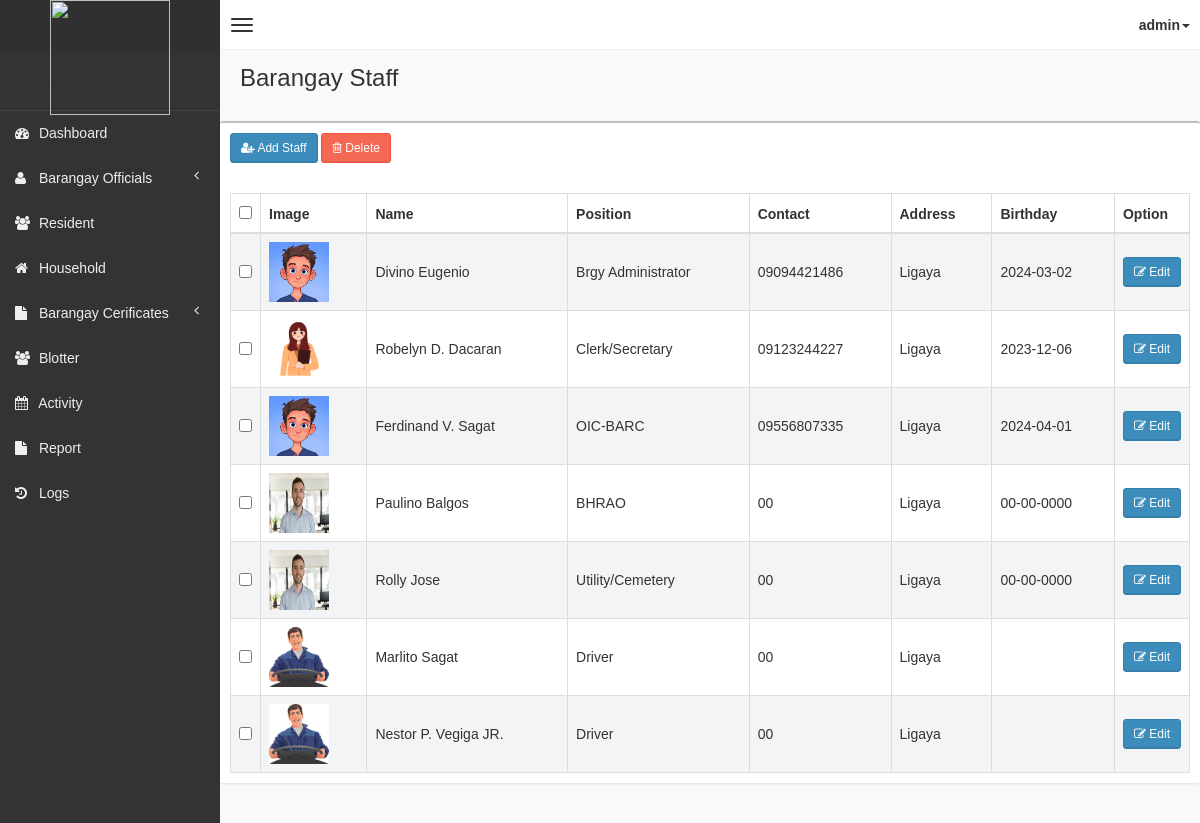
/pages/kawani/kawani.php (signed in), run on the app's committed database.
### tables this page shows
CREATE TABLE `tblkawani` (
  `id` int(11) NOT NULL,
  `fname` varchar(200) NOT NULL,
  `mname` varchar(200) NOT NULL,
  `lname` varchar(100) NOT NULL,
  `position` varchar(200) NOT NULL,
  `contact` varchar(20) NOT NULL,
  `address` varchar(200) NOT NULL,
  `bday` varchar(20) NOT NULL,
  `image` text NOT NULL
);

### pages/kawani/kawani.php (the view, shortened to what this page needs)
<!DOCTYPE html>
<body>
    <?php
    if (!isset($_SESSION['role'])) {
        header("Location: ../../login.php");
    } else {
        include('../head_css.php');
    }
    ?>
    <body class="skin-black">
        <?php
        include "../connection.php";
        ?>
        <?php include('../header.php'); ?>
        <div class="wrapper row-offcanvas row-offcanvas-left">
            <?php include('../sidebar-left.php'); ?>
            <aside class="right-side">
                <section class="content-header">
                    <h1>
                        Barangay Staff
                    </h1>
                </section>
                <?php
                if (!isset($_GET['resident'])) {
                ?>
                    <section class="content">
                        <div class="row">
                            <div class="box">
                                <div class="box-header">
                                    <div style="padding:10px;">
                                        <button class="btn btn-primary btn-sm" data-toggle="modal" data-target="#addCourseModal"><i class="fa fa-user-plus" aria-hidden="true"></i> Add Staff</button>
                                        <?php
                                        if (!isset($_SESSION['staff'])) {
                                        ?>
                                            <button class="btn btn-danger btn-sm" data-toggle="modal" data-target="#deleteModal"><i class="fa fa-trash-o" aria-hidden="true"></i> Delete</button>
                                        <?php
                                        }
                                        ?>
                                    </div>
                                </div>
                                <div class="box-body table-responsive">
                                    <form method="post" enctype="multipart/form-data">
                                        <table id="table" class="table table-bordered table-striped">
                                            <thead>
                                                <tr>
                                                    <th style="width: 20px !important;"><input type="checkbox" name="chk_delete[]" class="cbxMain" onchange="checkMain(this)" /></th>
                                                    <th>Image</th>
                                                    <th>Name</th>
                                                    <th>Position</th>
                                                    <th>Contact</th>
                                                    <th>Address</th>
                                                    <th>Birthday</th>
                                                    <th style="width: 40px !important;">Option</th>
                                                </tr>
                                            </thead>
                                            <tbody>
                                                <?php
                                                if (!isset($_SESSION['staff'])) {
                                                    $squery = mysqli_query($con, "SELECT id, fname, mname, lname, position, contact, address, bday, image FROM  tblkawani");
                                                    while ($row = mysqli_fetch_array($squery)) {
                                                        echo '
                                                <tr>
                                                    <td><input type="checkbox" name="chk_delete[]" class="chk_delete" value="' . $row['id'] . '" /></td>
                                                    <td><img src="image/' . $row['image'] . '" style="width:60px;height:60px;"/></td>
                                                    <td>' . $row['fname'] . ' ' . $row['mname'] . ' ' . $row['lname'] . '</td>
                                                    <td>' . $row['position'] . '</td>
                                                    <td>' . $row['contact'] . '</td>
                                                    <td>' . $row['address'] . '</td>
                                                    <td>' . $row['bday'] . '</td>
                                                    <td><button class="btn btn-primary btn-sm" data-target="#editModal' . $row['id'] . '" data-toggle="modal"><i class="fa fa-pencil-square-o" aria-hidden="true"></i> Edit</button></td>
                                                </tr>
                                                ';
                                                    }
                                                }
                                                ?>
                                            </tbody>
                                        </table>
                                    </form>
                                </div>
                            </div>
                        </div>
                    </section>
                <?php
                }
                ?>
            </aside>
        </div>
    </body>
    </html>

### pages/head_css.php (shortened to what this page needs)
<head>
    <link href="../../css/bootstrap.min.css" rel="stylesheet" type="text/css" />
    <link href="../../css/font-awesome.min.css" rel="stylesheet" type="text/css" />
    <link href="../../css/ionicons.min.css" rel="stylesheet" type="text/css" />
    <link href="../../js/morris/morris-0.4.3.min.css" rel="stylesheet" type="text/css" />
    <link href="../../css/AdminLTE.css" rel="stylesheet" type="text/css" />
    <link href="../../css/datatables/dataTables.bootstrap.css" rel="stylesheet" type="text/css" />
    <link href="../../css/select2.css" rel="stylesheet" type="text/css" />
</head>

### pages/header.php (shortened to what this page needs)
<?php
echo '<header class="header">
        <div class = "logo-container">
         <a href="#" class="logo">
         <img src="../../img/north.png" width="120" height="115">
         </a>
         </div>
         <nav class="navbar navbar-static-top" role="navigation">
             <a href="#" class="navbar-btn sidebar-toggle" data-toggle="offcanvas" role="button">
                 <span class="sr-only">Toggle navigation</span>
                 <span class="icon-bar"></span>
                 <span class="icon-bar"></span>
                 <span class="icon-bar"></span>
             </a>
             <div class="navbar-right">
                 <ul class="nav navbar-nav">
                     <li class="dropdown user user-menu">
                         <a href="#" class="dropdown-toggle" data-toggle="dropdown">
                             <i class="glyphicon glyphicon-user"></i><span>' . $_SESSION['username'] . '<i class="caret"></i></span>
                         </a>
                         <ul class="dropdown-menu">
                             <li class="user-header bg-light-blue">
                                <a href="#" id="profile-link">
                                    <p style="color: white">
                                        Profile
                                    </p>
                                </a>
                            </li>
                             <li class="user-footer">
                                 <div class="pull-center">
                                     <center><a href="../../logout.php" class="btn btn-default btn-flat">Sign out</a></center>
                                 </div>
                             </li>
                         </ul>
                     </li>
                 </ul>
             </div>
         </nav>
     </header>'; ?>

### pages/sidebar-left.php (shortened to what this page needs)
<?php
echo '<aside class="left-side sidebar-offcanvas">
    <section class="sidebar">
        <div class="user-panel">
        <div>
            <div class="pull-left info">
                <h4>Hello, ' . $_SESSION['role'] . '</h4>
            </div>
        </div>
        </div>
        ';
if ($_SESSION['role'] == "Administrator") {
    echo '<ul class="sidebar-menu">
                            <li>
                                <a href="../dashboard/dashboard.php">
                                    <i class="fa fa-dashboard"></i> <span>Dashboard</span>
                                </a>
                            </li>
                            <li class="treeview">
                            <a href="#">
                                <i class="fa fa-user"></i>
                                <span>Barangay Officials</span>
                                <i class="fa fa-angle-left pull-right"></i>
                            </a>
                            <li>
                            <a href="../resident/resident.php">
                                <i class="fa fa-users"></i> <span>Resident</span>
                            </a>
                        </li>
                            <li>
                                <a href="../household/household.php">
                                    <i class="fa fa-home"></i> <span>Household</span>
                                </a>
                            </li>
                            <li class="treeview">
                            <a href="#">
                            <i class="fa fa-file"></i>
                            <span>Barangay Cerificates</span>
                            <i class="fa fa-angle-left pull-right"></i>
                            </a>
                        </li>
                            <li>
                                <a href="../blotter/blotter.php">
                                    <i class="fa fa-users"></i> <span>Blotter</span>
                                </a>
                            </li>
                            <li>
                                <a href="../activity/activity.php">
                                    <i class="fa fa-calendar"></i> <span>Activity</span>
                                </a>
                            </li>
                            <li>
                                <a href="../report/report.php">
                                    <i class="fa fa-file"></i> <span>Report</span>
                                </a>
                            </li>
                        </li>
                            <li>
                                <a href="../logs/logs.php">
                                    <i class="fa fa-history"></i> <span>Logs</span>
                                </a>
                            </li>
                    </ul>';
}
echo '
                </section>
            </aside>
	';

### data on the page
tblkawani: image (picture), fname "Divino", lname "Eugenio", position "Brgy Administrator", contact "09094421486", address "Ligaya", bday "2024-03-02"
tblkawani: image (picture), fname "Robelyn", mname "D.", lname "Dacaran", position "Clerk/Secretary", contact "09123244227", address "Ligaya", bday "2023-12-06"
tblkawani: image (picture), fname "Ferdinand", mname "V.", lname "Sagat", position "OIC-BARC", contact "09556807335", address "Ligaya", bday "2024-04-01"
tblkawani: image (picture), fname "Paulino", lname "Balgos", position "BHRAO", contact "00", address "Ligaya", bday "00-00-0000"
tblkawani: image (picture), fname "Rolly", lname "Jose", position "Utility/Cemetery", contact "00", address "Ligaya", bday "00-00-0000"
tblkawani: image (picture), fname "Marlito", lname "Sagat", position "Driver", contact "00", address "Ligaya"
tblkawani: image (picture), fname "Nestor", mname "P.", lname "Vegiga JR.", position "Driver", contact "00", address "Ligaya"

### other printed values
$_SESSION['username'] "admin"
